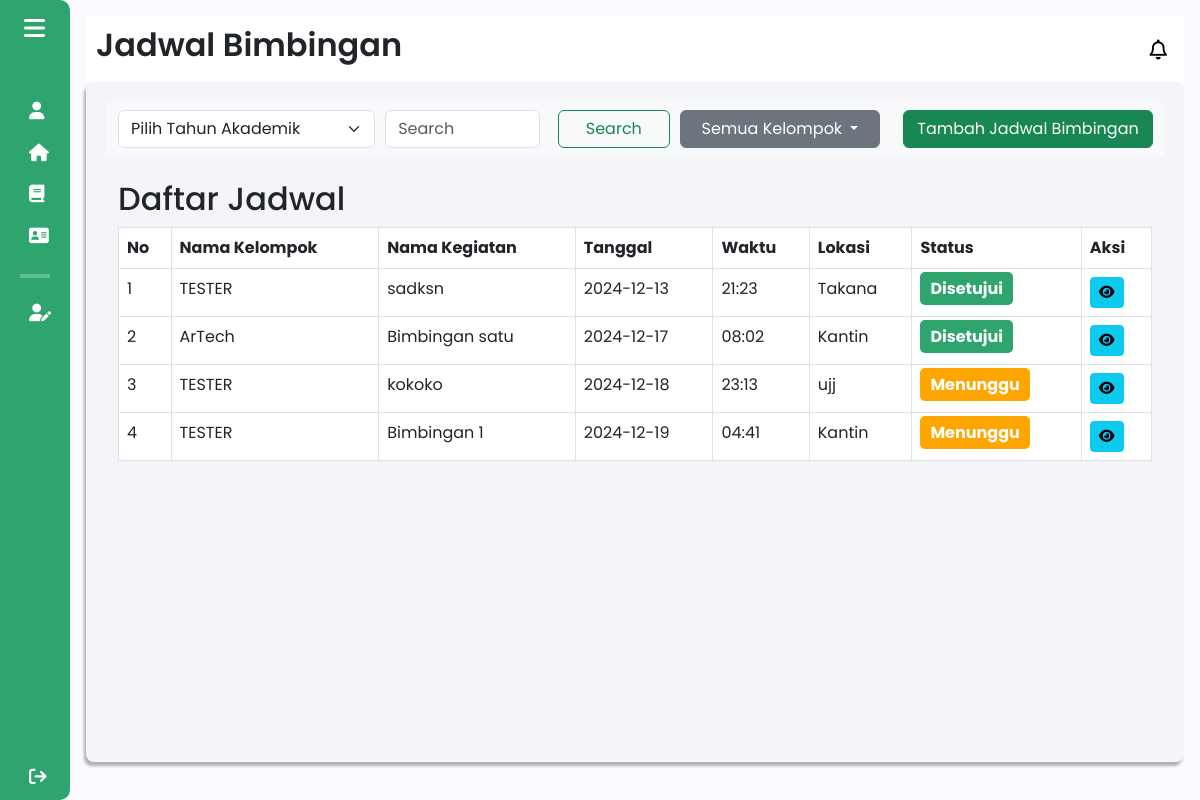
The app's page /components/pages/mentorbisnis/jadwal_bimbingan_mentor.php (signed in), older data.
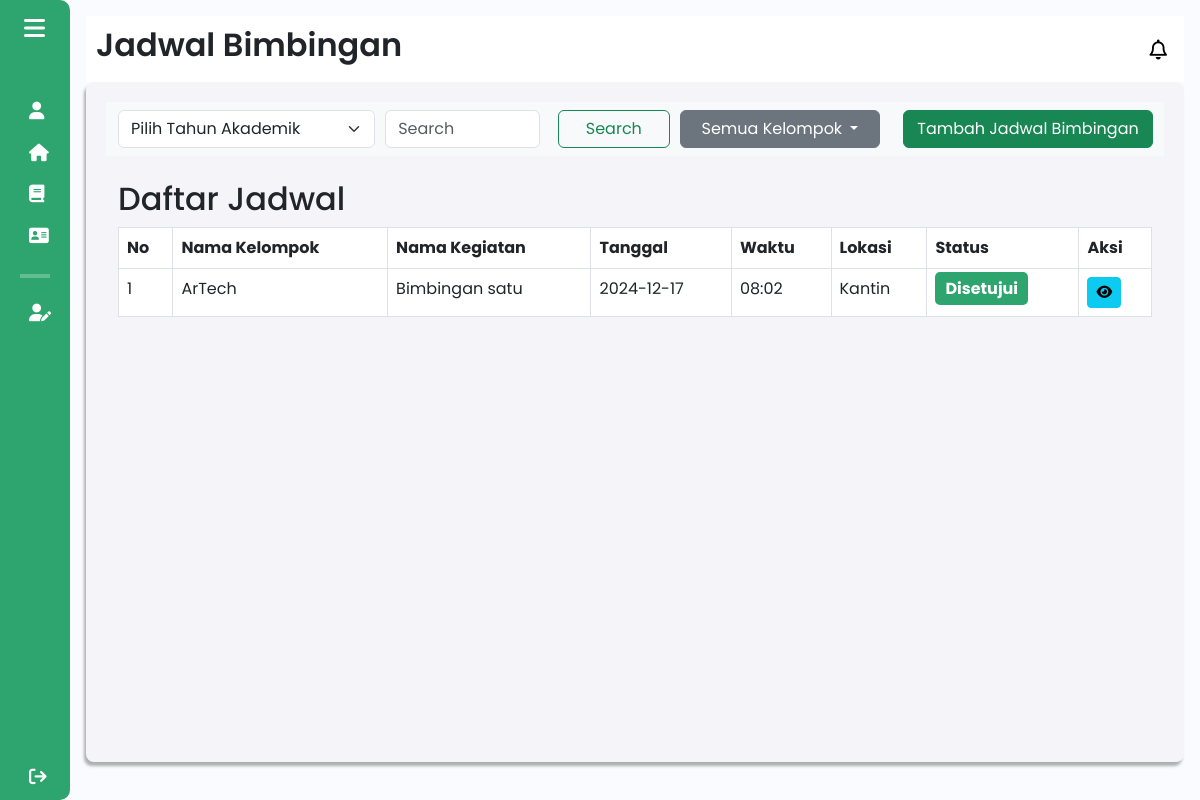
The same page, newer data.
### tables this page shows
CREATE TABLE `jadwal` (
  `id` int(11) NOT NULL,
  `nama_kegiatan` varchar(255) NOT NULL,
  `tanggal` date NOT NULL,
  `waktu` varchar(5) NOT NULL,
  `agenda` text NOT NULL,
  `lokasi` varchar(255) NOT NULL,
  `feedback_mentor` varchar(1000) NOT NULL,
  `status` enum('menunggu','ditolak','disetujui','alternatif','selesai') NOT NULL,
  `bukti_kegiatan` varchar(255) DEFAULT NULL,
  `id_klmpk` int(11) DEFAULT NULL
);

### components/pages/mentorbisnis/jadwal_bimbingan_mentor.php (the view, shortened to what the changed rows need)
<?php
include $_SERVER['DOCUMENT_ROOT'] . '/Aplikasi-Kewirausahaan/config/db_connection.php';
$userRole = $_SESSION['role'];
$userId = $_SESSION['user_id'];
$sql_id = "SELECT id FROM mentor WHERE user_id = '$userId'";
$result_id = $conn->query($sql_id);
if ($result_id->num_rows > 0) {
    $row_id = $result_id->fetch_assoc();
    $id_mentor = $row_id['id'];
}
$sql_kelompok = "SELECT id_kelompok, nama_kelompok FROM kelompok_bisnis";
$result_kelompok = $conn->query($sql_kelompok);
$namaKelompok = [];
while ($row = $result_kelompok->fetch_assoc()) {
    $namaKelompok[$row['id_kelompok']] = $row['nama_kelompok'];
}
if ($userRole == 'Tutor') {
    $sql_kelompok = "SELECT id_kelompok FROM kelompok_bisnis WHERE id_mentor = '$id_mentor'";
    $result_kelompoktutor = $conn->query($sql_kelompok);
    $kelompokIds = [];
    while ($row = $result_kelompoktutor->fetch_assoc()) {
        $kelompokIds[] = $row['id_kelompok'];
    }
    if (count($kelompokIds) > 0) {
        $ids = implode(',', $kelompokIds);
        $sql = "SELECT * FROM jadwal WHERE id_klmpk IN ($ids) ORDER BY tanggal, waktu";
    } else {
        $sql = "SELECT * FROM jadwal WHERE 1 = 0";
    }
} else {
    $sql = "SELECT * FROM jadwal ORDER BY tanggal, waktu";
}
$result = $conn->query($sql);
?>
<!DOCTYPE html>
<html lang="en">
<head>
    <link href="https://cdn.lineicons.com/4.0/lineicons.css" rel="stylesheet" />
    <link href="https://cdn.jsdelivr.net/npm/bootstrap@5.3.0-alpha3/dist/css/bootstrap.min.css" rel="stylesheet"
>
    <link rel="stylesheet" href="/Aplikasi-Kewirausahaan/assets/css/mahasiswa/jadwal_bimbingan_mahasiswa.css">
</head>
<body>
    <div class="wrapper">
        <?php
        include 'sidebar_mentor.php';
        ?>
        <div class="main p-3">
            <div class="main_header">
                <?php
                    include 'header_mentor.php';
                ?>
            </div>
            <div class="main_wrapper">
                <div class="container mt-4">
                    <h2>Daftar Jadwal</h2>
                    <div class="table-responsive">
                        <table class="table table-bordered">
                            <thead>
                                <tr>
                                    <th>No</th>
                                    <th>Nama Kelompok</th>
                                    <th>Nama Kegiatan</th>
                                    <th>Tanggal</th>
                                    <th>Waktu</th>
                                    <th>Lokasi</th>
                                    <th>Status</th>
                                    <th>Aksi</th>
                                </tr>
                            </thead>
                            <tbody>
                                <?php if ($result->num_rows > 0): ?>
                                    <?php $no = 1; ?>
                                    <?php while ($row = $result->fetch_assoc()): ?>
                                        <tr>
                                            <td><?php echo $no++; ?></td>
                                            <td>
                                            <?php
                                                $id_klmpk = $row['id_klmpk'];
                                                if (isset($namaKelompok[$id_klmpk])) {
                                                    echo htmlspecialchars($namaKelompok[$id_klmpk]);
                                                } else {
                                                    echo "Nama Kelompok Tidak Ditemukan";
                                                }
                                            ?>
                                            </td>
                                            <td><?php echo htmlspecialchars($row['nama_kegiatan']); ?></td>
                                            <td><?php echo htmlspecialchars($row['tanggal']); ?></td>
                                            <td><?php echo htmlspecialchars($row['waktu']); ?></td>
                                            <td><?php echo htmlspecialchars($row['lokasi']); ?></td>
                                            <td>
                                                <span id="status-label" class="status"
                                                    style="background-color: <?php
                                                        if ($row['status'] == 'disetujui') {
                                                            echo '#2ea56f';
                                                        } elseif ($row['status'] == 'ditolak') {
                                                            echo '#dc3545';
                                                        } elseif  ($row['status'] == 'selesai') {
                                                            echo '#007bff';
                                                        } elseif  ($row['status'] == 'alternatif'){
                                                            echo '#ffc107';
                                                        } else {
                                                            echo 'orange';
                                                        }
                                                    ?>;">
                                                    <?php echo htmlspecialchars($row['status']); ?>
                                                </span>
                                            </td>
                                            <td>
                                                <a href="detail_jadwal_mentor.php?id=<?php echo $row['id']; ?>" class="btn btn-info btn-sm">
                                                    <i class="fa-solid fa-eye" data-bs-toggle="tooltip" data-bs-custom-class="custom-tooltip" data-bs-title="Lihat Jadwal Bimbingan"></i>
                                                </a>
                                            </td>
                                        </tr>
                                    <?php endwhile; ?>
                                <?php endif; ?>
                            </tbody>
                        </table>
                    </div>
                </div>
            </div>
        </div>
    </div>
</body>
</html>

Row changes from the older to the newer data that the page shows:
removed jadwal: id_klmpk "TESTER", nama_kegiatan "sadksn", tanggal "2024-12-13", waktu "21:23", lokasi "Takana", status "Disetujui"
removed jadwal: id_klmpk "TESTER", nama_kegiatan "kokoko", tanggal "2024-12-18", waktu "23:13", lokasi "ujj", status "Menunggu"
removed jadwal: id_klmpk "TESTER", nama_kegiatan "Bimbingan 1", tanggal "2024-12-19", waktu "04:41", lokasi "Kantin", status "Menunggu"
